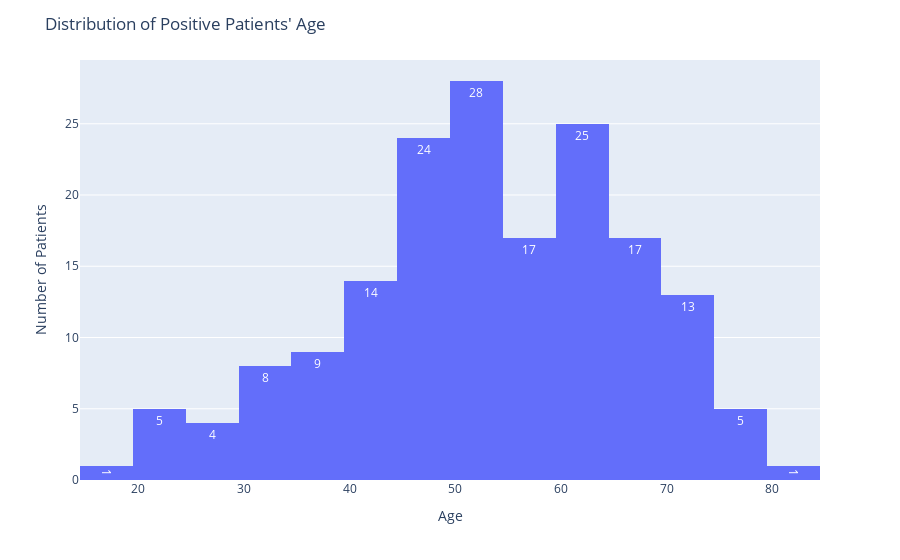

Here is the notebook cell this chart was saved with:
### Code cell
# Filter the data to only include positive values of the "TYPE" target column
positive_data = df_cancer[df_cancer['Type_Label'] == "Ovarian Cancer"]

fig = px.histogram(positive_data, x="Age", text_auto=True)
fig.update_layout(
xaxis_title="Age",
yaxis_title="Number of Patients",
title="Distribution of Positive Patients' Age")

fig.show()

### Figure 1 — Plotly figure (JSON) as saved in the notebook; plotly's stock layout.template omitted (floating-point values rounded to 4 significant figures; data arrays with more than 128 entries replaced by an {"elided": "..."} marker saying what was removed)
{"data": [{"alignmentgroup": "True", "bingroup": "x", "hovertemplate": "Age=%{x}<br>count=%{y}<extra></extra>", "legendgroup": "", "marker": {"color": "#636efa", "pattern": {"shape": ""}}, "name": "", "offsetgroup": "", "orientation": "v", "showlegend": false, "texttemplate": "%{value}", "type": "histogram", "x": {"elided": "171 int values"}, "xaxis": "x", "yaxis": "y"}], "layout": {"autosize": true, "barmode": "relative", "legend": {"tracegroupgap": 0}, "margin": {"t": 60}, "title": {"text": "Distribution of Positive Patients' Age"}, "xaxis": {"anchor": "y", "autorange": true, "domain": [0, 1], "range": [14.5, 84.5], "title": {"text": "Age"}, "type": "linear"}, "yaxis": {"anchor": "x", "autorange": true, "domain": [0, 1], "range": [0, 29.47], "title": {"text": "Number of Patients"}}}}
